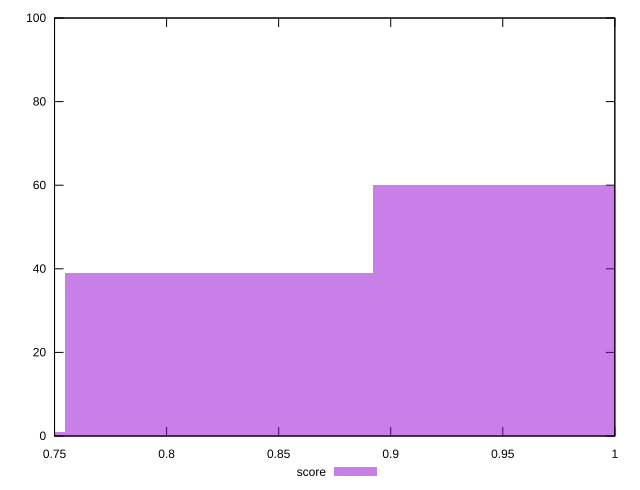

The gnuplot source for this figure:
reset

$score <<EOF
0.8234446821005984 39
0.9606854624506982 60
0.6862039017504986 1
EOF

set key outside below
set boxwidth 0.13724078035009973
set xrange [0.75:1]
set yrange [0:100]
set trange [0:100]
set style fill transparent solid 0.5 noborder
set terminal svg size 640, 490 enhanced background rgb 'white'
set output "reprap/unminified-css/samples/pages+cached/score/histogram.svg"

plot $score title "score" with boxes

reset
